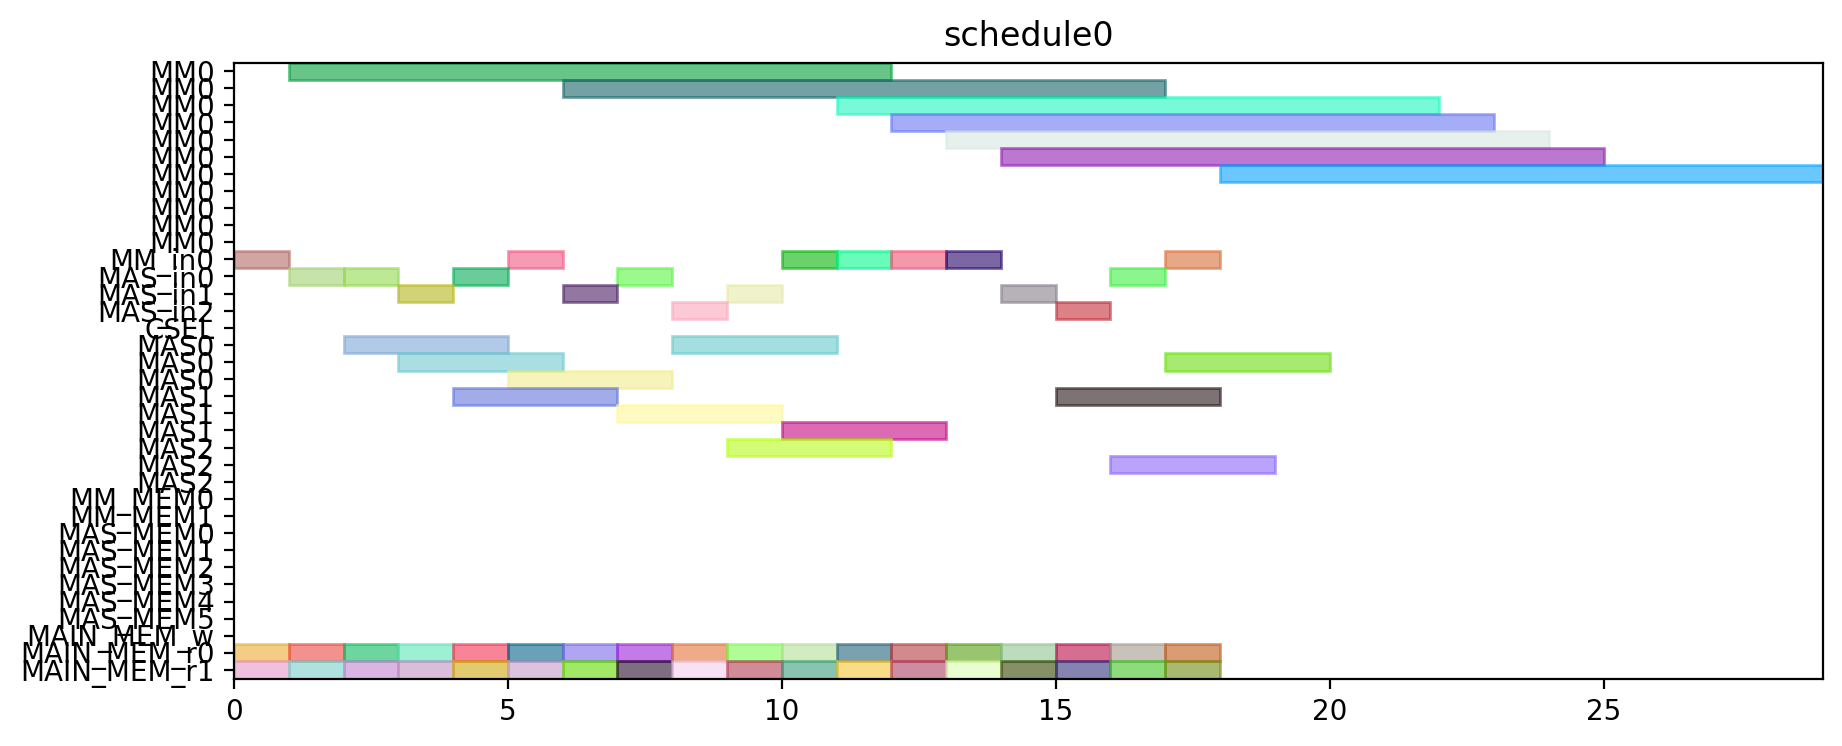

Reproduce this figure in Python.
from pyschedule import Scenario, solvers, plotters, alt


def solve():
	horizon = 120
	S = Scenario("schedule0", horizon=horizon)

	# resource
	MM = S.Resources('MM', num=1, size=11)
	MM_in = S.Resources('MM_in', num=1)
	MAS_in = S.Resources('MAS_in', num=3)
	CSEL = S.Resource('CSEL')
	MAS = S.Resources('MAS', num=3, size=3, periods=range(1, horizon))
	MM_MEM = S.Resources('MM_MEM', num=2)
	MAS_MEM = S.Resources('MAS_MEM', num=6)
	MAIN_MEM_w = S.Resource('MAIN_MEM_w', size=1)
	MAIN_MEM_r = S.Resources('MAIN_MEM_r', num=2)

	# result of previous scheduling

	# new tasks
	t0_t0 = S.Task('t0_t0', length=3, delay_cost=1)
	t0_t0 += alt(MAS)
	t0_t0_in = S.Task('t0_t0_in', length=1, delay_cost=1)
	t0_t0_in += alt(MAS_in)
	S += t0_t0_in*MAS_in[0]<=t0_t0*MAS[0]

	S += t0_t0_in*MAS_in[1]<=t0_t0*MAS[1]

	S += t0_t0_in*MAS_in[2]<=t0_t0*MAS[2]

	t0_t0_mem0 = S.Task('t0_t0_mem0', length=1, delay_cost=1)
	t0_t0_mem0 += MAIN_MEM_r[0]
	S += t0_t0_mem0 <= t0_t0

	t0_t0_mem1 = S.Task('t0_t0_mem1', length=1, delay_cost=1)
	t0_t0_mem1 += MAIN_MEM_r[1]
	S += t0_t0_mem1 <= t0_t0

	t0_t1 = S.Task('t0_t1', length=3, delay_cost=1)
	t0_t1 += alt(MAS)
	t0_t1_in = S.Task('t0_t1_in', length=1, delay_cost=1)
	t0_t1_in += alt(MAS_in)
	S += t0_t1_in*MAS_in[0]<=t0_t1*MAS[0]

	S += t0_t1_in*MAS_in[1]<=t0_t1*MAS[1]

	S += t0_t1_in*MAS_in[2]<=t0_t1*MAS[2]

	t0_t1_mem0 = S.Task('t0_t1_mem0', length=1, delay_cost=1)
	t0_t1_mem0 += MAIN_MEM_r[0]
	S += t0_t1_mem0 <= t0_t1

	t0_t1_mem1 = S.Task('t0_t1_mem1', length=1, delay_cost=1)
	t0_t1_mem1 += MAIN_MEM_r[1]
	S += t0_t1_mem1 <= t0_t1

	t0_t3 = S.Task('t0_t3', length=11, delay_cost=1)
	t0_t3 += alt(MM)
	t0_t3_in = S.Task('t0_t3_in', length=1, delay_cost=1)
	t0_t3_in += alt(MM_in)
	S += t0_t3_in*MM_in[0]<=t0_t3*MM[0]
	t0_t3_mem0 = S.Task('t0_t3_mem0', length=1, delay_cost=1)
	t0_t3_mem0 += MAIN_MEM_r[0]
	S += t0_t3_mem0 <= t0_t3

	t0_t3_mem1 = S.Task('t0_t3_mem1', length=1, delay_cost=1)
	t0_t3_mem1 += MAIN_MEM_r[1]
	S += t0_t3_mem1 <= t0_t3

	t1_t0 = S.Task('t1_t0', length=3, delay_cost=1)
	t1_t0 += alt(MAS)
	t1_t0_in = S.Task('t1_t0_in', length=1, delay_cost=1)
	t1_t0_in += alt(MAS_in)
	S += t1_t0_in*MAS_in[0]<=t1_t0*MAS[0]

	S += t1_t0_in*MAS_in[1]<=t1_t0*MAS[1]

	S += t1_t0_in*MAS_in[2]<=t1_t0*MAS[2]

	t1_t0_mem0 = S.Task('t1_t0_mem0', length=1, delay_cost=1)
	t1_t0_mem0 += MAIN_MEM_r[0]
	S += t1_t0_mem0 <= t1_t0

	t1_t0_mem1 = S.Task('t1_t0_mem1', length=1, delay_cost=1)
	t1_t0_mem1 += MAIN_MEM_r[1]
	S += t1_t0_mem1 <= t1_t0

	t1_t1 = S.Task('t1_t1', length=3, delay_cost=1)
	t1_t1 += alt(MAS)
	t1_t1_in = S.Task('t1_t1_in', length=1, delay_cost=1)
	t1_t1_in += alt(MAS_in)
	S += t1_t1_in*MAS_in[0]<=t1_t1*MAS[0]

	S += t1_t1_in*MAS_in[1]<=t1_t1*MAS[1]

	S += t1_t1_in*MAS_in[2]<=t1_t1*MAS[2]

	t1_t1_mem0 = S.Task('t1_t1_mem0', length=1, delay_cost=1)
	t1_t1_mem0 += MAIN_MEM_r[0]
	S += t1_t1_mem0 <= t1_t1

	t1_t1_mem1 = S.Task('t1_t1_mem1', length=1, delay_cost=1)
	t1_t1_mem1 += MAIN_MEM_r[1]
	S += t1_t1_mem1 <= t1_t1

	t1_t3 = S.Task('t1_t3', length=11, delay_cost=1)
	t1_t3 += alt(MM)
	t1_t3_in = S.Task('t1_t3_in', length=1, delay_cost=1)
	t1_t3_in += alt(MM_in)
	S += t1_t3_in*MM_in[0]<=t1_t3*MM[0]
	t1_t3_mem0 = S.Task('t1_t3_mem0', length=1, delay_cost=1)
	t1_t3_mem0 += MAIN_MEM_r[0]
	S += t1_t3_mem0 <= t1_t3

	t1_t3_mem1 = S.Task('t1_t3_mem1', length=1, delay_cost=1)
	t1_t3_mem1 += MAIN_MEM_r[1]
	S += t1_t3_mem1 <= t1_t3

	t2_t2 = S.Task('t2_t2', length=3, delay_cost=1)
	t2_t2 += alt(MAS)
	t2_t2_in = S.Task('t2_t2_in', length=1, delay_cost=1)
	t2_t2_in += alt(MAS_in)
	S += t2_t2_in*MAS_in[0]<=t2_t2*MAS[0]

	S += t2_t2_in*MAS_in[1]<=t2_t2*MAS[1]

	S += t2_t2_in*MAS_in[2]<=t2_t2*MAS[2]

	t2_t2_mem0 = S.Task('t2_t2_mem0', length=1, delay_cost=1)
	t2_t2_mem0 += MAIN_MEM_r[0]
	S += t2_t2_mem0 <= t2_t2

	t2_t2_mem1 = S.Task('t2_t2_mem1', length=1, delay_cost=1)
	t2_t2_mem1 += MAIN_MEM_r[1]
	S += t2_t2_mem1 <= t2_t2

	t5_t0 = S.Task('t5_t0', length=11, delay_cost=1)
	t5_t0 += alt(MM)
	t5_t0_in = S.Task('t5_t0_in', length=1, delay_cost=1)
	t5_t0_in += alt(MM_in)
	S += t5_t0_in*MM_in[0]<=t5_t0*MM[0]
	t5_t0_mem0 = S.Task('t5_t0_mem0', length=1, delay_cost=1)
	t5_t0_mem0 += MAIN_MEM_r[0]
	S += t5_t0_mem0 <= t5_t0

	t5_t0_mem1 = S.Task('t5_t0_mem1', length=1, delay_cost=1)
	t5_t0_mem1 += MAIN_MEM_r[1]
	S += t5_t0_mem1 <= t5_t0

	t5_t1 = S.Task('t5_t1', length=11, delay_cost=1)
	t5_t1 += alt(MM)
	t5_t1_in = S.Task('t5_t1_in', length=1, delay_cost=1)
	t5_t1_in += alt(MM_in)
	S += t5_t1_in*MM_in[0]<=t5_t1*MM[0]
	t5_t1_mem0 = S.Task('t5_t1_mem0', length=1, delay_cost=1)
	t5_t1_mem0 += MAIN_MEM_r[0]
	S += t5_t1_mem0 <= t5_t1

	t5_t1_mem1 = S.Task('t5_t1_mem1', length=1, delay_cost=1)
	t5_t1_mem1 += MAIN_MEM_r[1]
	S += t5_t1_mem1 <= t5_t1

	t5_t2 = S.Task('t5_t2', length=3, delay_cost=1)
	t5_t2 += alt(MAS)
	t5_t2_in = S.Task('t5_t2_in', length=1, delay_cost=1)
	t5_t2_in += alt(MAS_in)
	S += t5_t2_in*MAS_in[0]<=t5_t2*MAS[0]

	S += t5_t2_in*MAS_in[1]<=t5_t2*MAS[1]

	S += t5_t2_in*MAS_in[2]<=t5_t2*MAS[2]

	t5_t2_mem0 = S.Task('t5_t2_mem0', length=1, delay_cost=1)
	t5_t2_mem0 += MAIN_MEM_r[0]
	S += t5_t2_mem0 <= t5_t2

	t5_t2_mem1 = S.Task('t5_t2_mem1', length=1, delay_cost=1)
	t5_t2_mem1 += MAIN_MEM_r[1]
	S += t5_t2_mem1 <= t5_t2

	t5_t3 = S.Task('t5_t3', length=3, delay_cost=1)
	t5_t3 += alt(MAS)
	t5_t3_in = S.Task('t5_t3_in', length=1, delay_cost=1)
	t5_t3_in += alt(MAS_in)
	S += t5_t3_in*MAS_in[0]<=t5_t3*MAS[0]

	S += t5_t3_in*MAS_in[1]<=t5_t3*MAS[1]

	S += t5_t3_in*MAS_in[2]<=t5_t3*MAS[2]

	t5_t3_mem0 = S.Task('t5_t3_mem0', length=1, delay_cost=1)
	t5_t3_mem0 += MAIN_MEM_r[0]
	S += t5_t3_mem0 <= t5_t3

	t5_t3_mem1 = S.Task('t5_t3_mem1', length=1, delay_cost=1)
	t5_t3_mem1 += MAIN_MEM_r[1]
	S += t5_t3_mem1 <= t5_t3

	t7_t0 = S.Task('t7_t0', length=3, delay_cost=1)
	t7_t0 += alt(MAS)
	t7_t0_in = S.Task('t7_t0_in', length=1, delay_cost=1)
	t7_t0_in += alt(MAS_in)
	S += t7_t0_in*MAS_in[0]<=t7_t0*MAS[0]

	S += t7_t0_in*MAS_in[1]<=t7_t0*MAS[1]

	S += t7_t0_in*MAS_in[2]<=t7_t0*MAS[2]

	t7_t0_mem0 = S.Task('t7_t0_mem0', length=1, delay_cost=1)
	t7_t0_mem0 += MAIN_MEM_r[0]
	S += t7_t0_mem0 <= t7_t0

	t7_t0_mem1 = S.Task('t7_t0_mem1', length=1, delay_cost=1)
	t7_t0_mem1 += MAIN_MEM_r[1]
	S += t7_t0_mem1 <= t7_t0

	t7_t1 = S.Task('t7_t1', length=3, delay_cost=1)
	t7_t1 += alt(MAS)
	t7_t1_in = S.Task('t7_t1_in', length=1, delay_cost=1)
	t7_t1_in += alt(MAS_in)
	S += t7_t1_in*MAS_in[0]<=t7_t1*MAS[0]

	S += t7_t1_in*MAS_in[1]<=t7_t1*MAS[1]

	S += t7_t1_in*MAS_in[2]<=t7_t1*MAS[2]

	t7_t1_mem0 = S.Task('t7_t1_mem0', length=1, delay_cost=1)
	t7_t1_mem0 += MAIN_MEM_r[0]
	S += t7_t1_mem0 <= t7_t1

	t7_t1_mem1 = S.Task('t7_t1_mem1', length=1, delay_cost=1)
	t7_t1_mem1 += MAIN_MEM_r[1]
	S += t7_t1_mem1 <= t7_t1

	t7_t3 = S.Task('t7_t3', length=11, delay_cost=1)
	t7_t3 += alt(MM)
	t7_t3_in = S.Task('t7_t3_in', length=1, delay_cost=1)
	t7_t3_in += alt(MM_in)
	S += t7_t3_in*MM_in[0]<=t7_t3*MM[0]
	t7_t3_mem0 = S.Task('t7_t3_mem0', length=1, delay_cost=1)
	t7_t3_mem0 += MAIN_MEM_r[0]
	S += t7_t3_mem0 <= t7_t3

	t7_t3_mem1 = S.Task('t7_t3_mem1', length=1, delay_cost=1)
	t7_t3_mem1 += MAIN_MEM_r[1]
	S += t7_t3_mem1 <= t7_t3

	t10_t0 = S.Task('t10_t0', length=11, delay_cost=1)
	t10_t0 += alt(MM)
	t10_t0_in = S.Task('t10_t0_in', length=1, delay_cost=1)
	t10_t0_in += alt(MM_in)
	S += t10_t0_in*MM_in[0]<=t10_t0*MM[0]
	t10_t0_mem0 = S.Task('t10_t0_mem0', length=1, delay_cost=1)
	t10_t0_mem0 += MAIN_MEM_r[0]
	S += t10_t0_mem0 <= t10_t0

	t10_t0_mem1 = S.Task('t10_t0_mem1', length=1, delay_cost=1)
	t10_t0_mem1 += MAIN_MEM_r[1]
	S += t10_t0_mem1 <= t10_t0

	t10_t1 = S.Task('t10_t1', length=11, delay_cost=1)
	t10_t1 += alt(MM)
	t10_t1_in = S.Task('t10_t1_in', length=1, delay_cost=1)
	t10_t1_in += alt(MM_in)
	S += t10_t1_in*MM_in[0]<=t10_t1*MM[0]
	t10_t1_mem0 = S.Task('t10_t1_mem0', length=1, delay_cost=1)
	t10_t1_mem0 += MAIN_MEM_r[0]
	S += t10_t1_mem0 <= t10_t1

	t10_t1_mem1 = S.Task('t10_t1_mem1', length=1, delay_cost=1)
	t10_t1_mem1 += MAIN_MEM_r[1]
	S += t10_t1_mem1 <= t10_t1

	t10_t2 = S.Task('t10_t2', length=3, delay_cost=1)
	t10_t2 += alt(MAS)
	t10_t2_in = S.Task('t10_t2_in', length=1, delay_cost=1)
	t10_t2_in += alt(MAS_in)
	S += t10_t2_in*MAS_in[0]<=t10_t2*MAS[0]

	S += t10_t2_in*MAS_in[1]<=t10_t2*MAS[1]

	S += t10_t2_in*MAS_in[2]<=t10_t2*MAS[2]

	t10_t2_mem0 = S.Task('t10_t2_mem0', length=1, delay_cost=1)
	t10_t2_mem0 += MAIN_MEM_r[0]
	S += t10_t2_mem0 <= t10_t2

	t10_t2_mem1 = S.Task('t10_t2_mem1', length=1, delay_cost=1)
	t10_t2_mem1 += MAIN_MEM_r[1]
	S += t10_t2_mem1 <= t10_t2

	t10_t3 = S.Task('t10_t3', length=3, delay_cost=1)
	t10_t3 += alt(MAS)
	t10_t3_in = S.Task('t10_t3_in', length=1, delay_cost=1)
	t10_t3_in += alt(MAS_in)
	S += t10_t3_in*MAS_in[0]<=t10_t3*MAS[0]

	S += t10_t3_in*MAS_in[1]<=t10_t3*MAS[1]

	S += t10_t3_in*MAS_in[2]<=t10_t3*MAS[2]

	t10_t3_mem0 = S.Task('t10_t3_mem0', length=1, delay_cost=1)
	t10_t3_mem0 += MAIN_MEM_r[0]
	S += t10_t3_mem0 <= t10_t3

	t10_t3_mem1 = S.Task('t10_t3_mem1', length=1, delay_cost=1)
	t10_t3_mem1 += MAIN_MEM_r[1]
	S += t10_t3_mem1 <= t10_t3

	solvers.mip.solve(S,msg=1,kind='CPLEX',ratio_gap=1.01)

	solution = [['hoge']*len(S.solution()[1]) for i in range(len(S.solution()))]
	for i in range(len(S.solution())):
		for j in range(len(S.solution()[i])):
			solution[i][j]=str(S.solution()[i][j])
	print(solution)

	cycles = int(solution[-1][3])

	pic_file_name = "/mnt/rose/usr1/fukuda/ABE/multiRAM_multiMAS_16mux/scheduling_result/stage11MM1_stage3MAS3/EP2_DBL_w_EVAL/schedule0.png"
	if(S.solution() != []):
		plotters.matplotlib.plot(S,img_filename=pic_file_name, show_task_labels=False, fig_size=(cycles*0.25+3, 4))

	return solution
